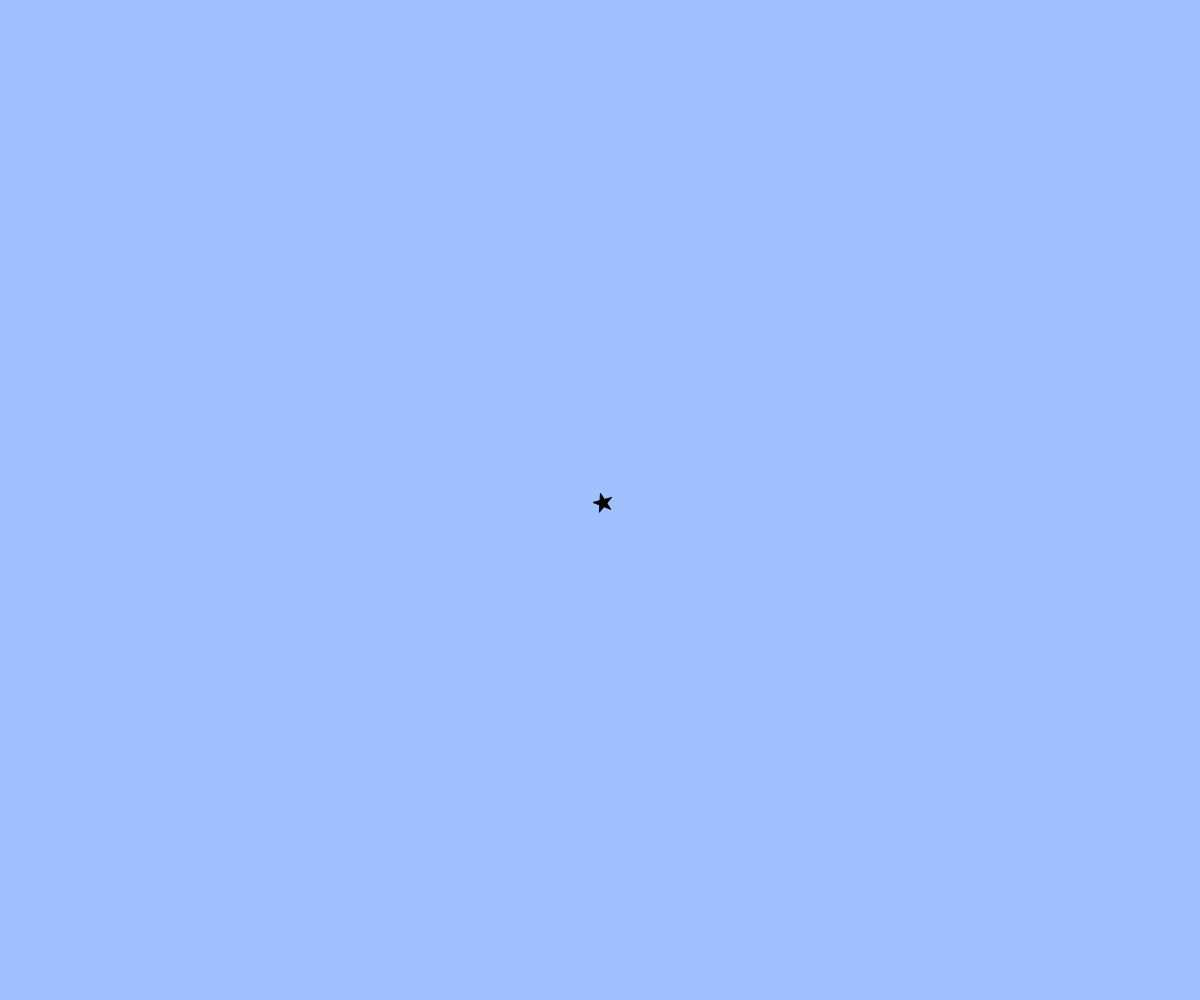
Frame 1 (no input)
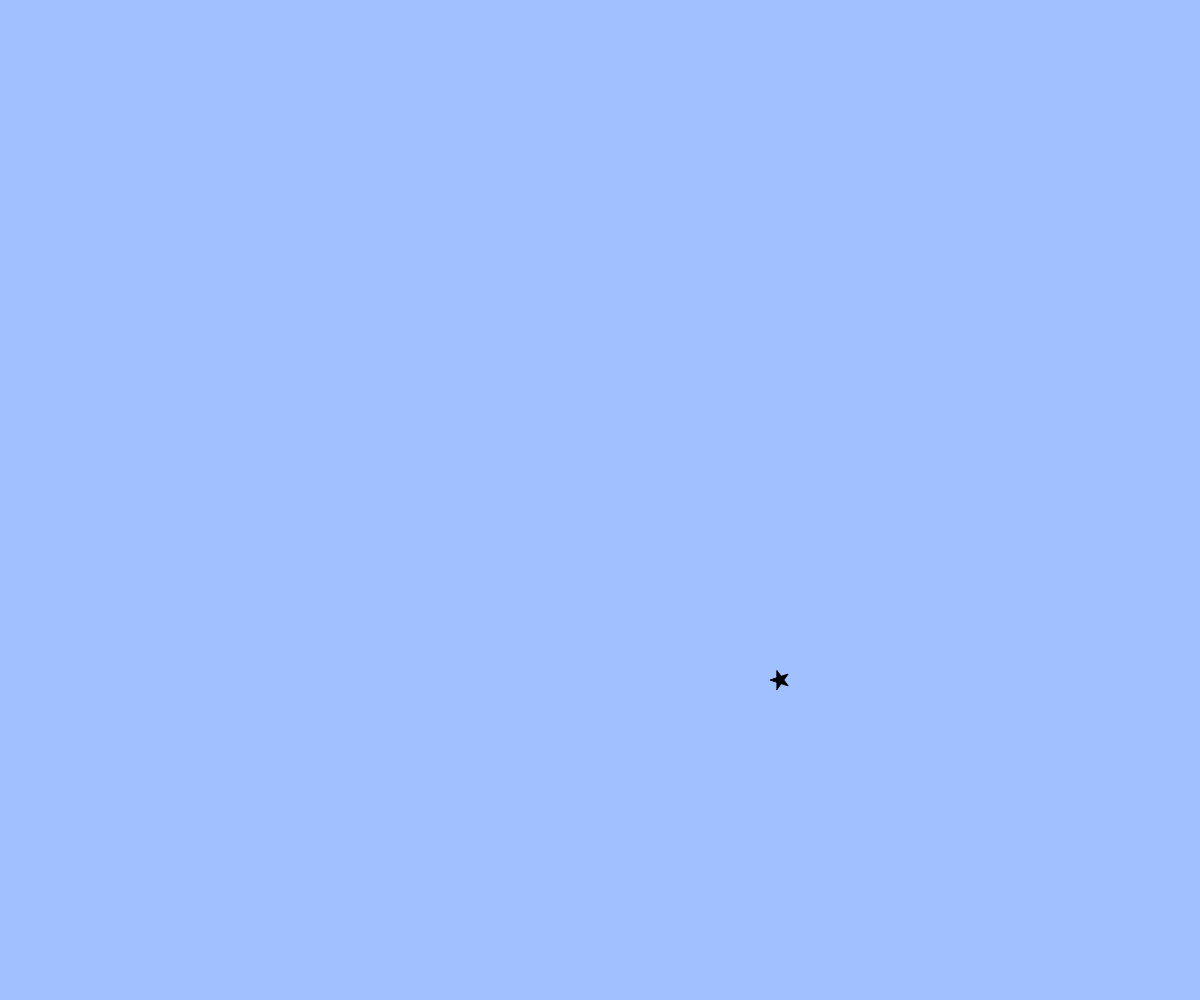
Frame 60 (no input)
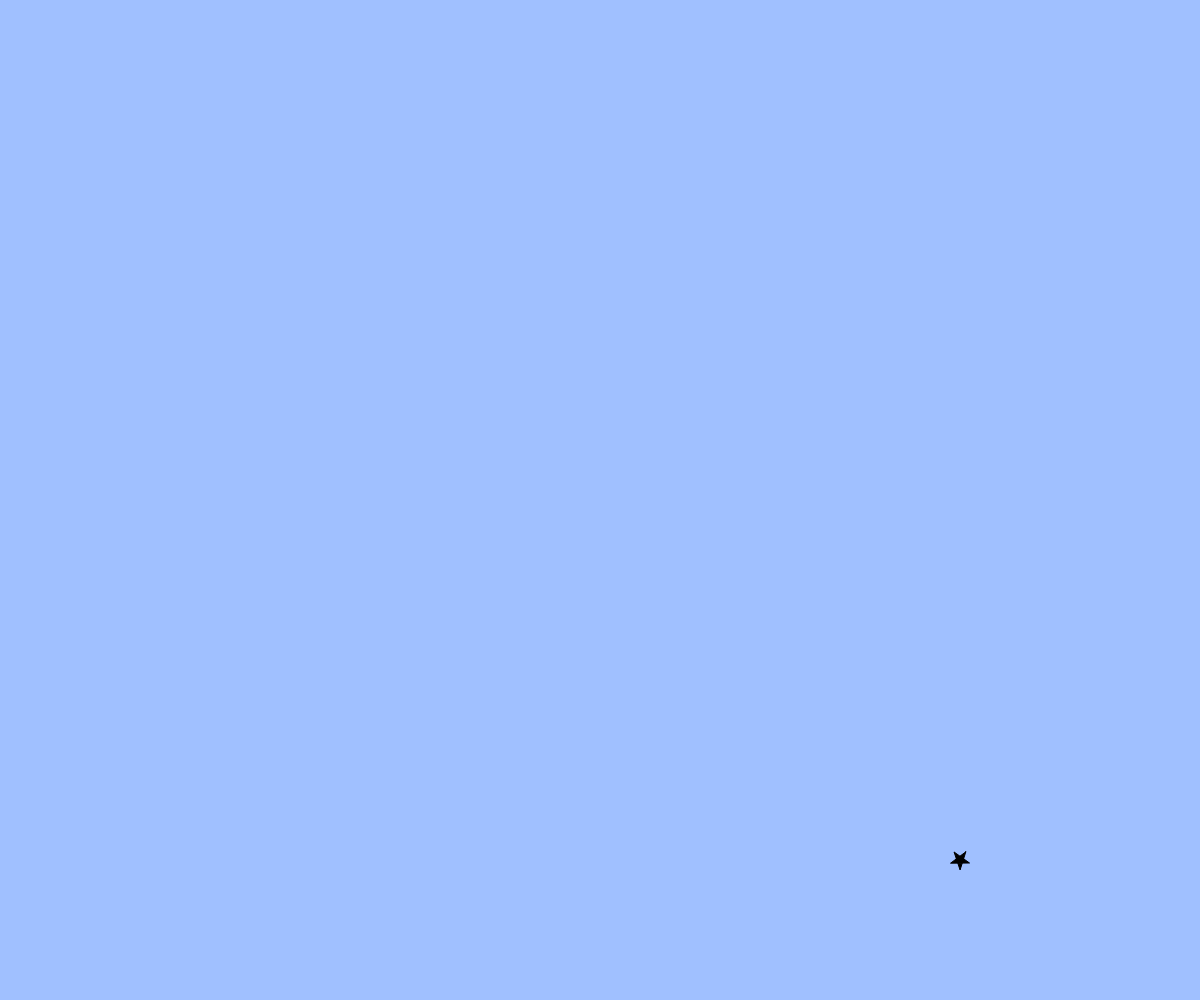
Frame 120 (the mouse pressed at the canvas centre since frame 60)

The p5.js sketch that drew these frames (run headless with seeded random() and noise() and a simulated clock; from frame 60 on, the mouse is pressed at the canvas centre):

// p5.js sketch
// ── sketch.js
// テキスト「アニメーション」
let x, y, vx, vy,angle;

function setup(){
  createCanvas(windowWidth, windowHeight);
  x = width / 2;
  y = height / 2;
  vx = 3;
  vy = 3;
  angle=0;
}

function draw(){
  background(160, 192, 255);
 fill(0);
 x=x+vx;
 y=y+vy;
 angle++;
 star(x,y,10,angle);
  // BLANK[2] (hint: 作った star 関数を使います)

  // 端の処理パターン (1) 反対側から出てくる
  if(x > width){ x = 0; }
  else if(x < 0){ x = width; }
  if(y > height){ y = 0; }
  if(y < 0){ y = height; }
}

function star(cx, cy, r, angle){
  beginShape();
  for(var i = 0; i < 5; i++){
    var theta = TWO_PI * i * 2 / 5 - HALF_PI+angle;
    // BLANK[1] (hint: angle 分だけ星を回転させるには？)
    var x = cx + cos(theta) * r;
    var y = cy + sin(theta) * r;
    vertex(x,y);
  }
  endShape(CLOSE);
}

function windowResized(){
  resizeCanvas(windowWidth, windowHeight);
}
